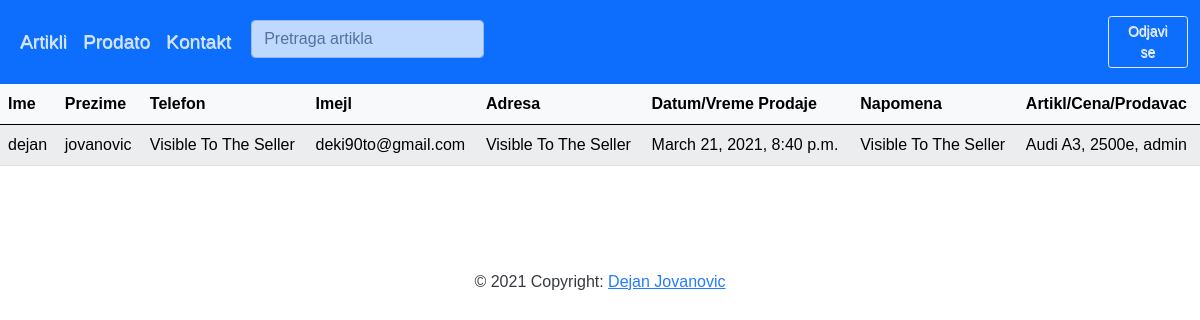
Screenshot of /buyer/ (signed in) with the database file from the repository.
### shop_app/models.py (models this page shows, shortened)
class Buyer(models.Model):
    first_name =    models.CharField(max_length=200)
    last_name =     models.CharField(max_length=200)
    email =         models.EmailField()
    phone =         models.CharField(max_length=20)
    address =       models.TextField(max_length=100)
    note =          models.TextField(max_length=300, blank=True, null=True)
    date_buyed =    models.DateTimeField(auto_now_add=True)
    buyed_item =    models.OneToOneField('ProductName', on_delete=models.SET_NULL, null=True, blank=False)
    class Meta:
        ordering = ['-date_buyed']

class ProductName(models.Model):
    user =                  models.ForeignKey(User, on_delete=models.CASCADE)
    id =                    models.UUIDField(primary_key=True, default=uuid.uuid4)
    product_name =          models.CharField(max_length=200)
    product_description =   models.TextField(max_length=500)
    date_posted =           models.DateTimeField(auto_now_add=True)
    ad_image =              ResizedImageField(size=[200,110], quality=100, upload_to='pictures', blank=True, null=True)
    product_picture_1 =     ResizedImageField(quality=100, upload_to='pictures', blank=True, null=True)
    product_picture_2 =     ResizedImageField(quality=100, upload_to='pictures', blank=True, null=True)
    product_picture_3 =     ResizedImageField(quality=100, upload_to='pictures', blank=True, null=True)
    product_picture_4 =     ResizedImageField(quality=100, upload_to='pictures', blank=True, null=True)
    product_picture_5 =     ResizedImageField(quality=100, upload_to='pictures', blank=True, null=True)
    product_picture_6 =     ResizedImageField(quality=100, upload_to='pictures', blank=True, null=True)
    product_price =         models.IntegerField(default='0', null=True, blank=False)
    phone =                 models.CharField(max_length=20)
    product_brand =         models.ForeignKey('Brand', on_delete=models.CASCADE, blank=True, null=True)
    def __str__(self):
        return (f'{self.product_name}, {self.product_price}e, {self.user}')
    class Meta:
        ordering = ['-date_posted']

### shop_app/views.py (the view)
# urls.py: path('buyer/', views.BuyerListView.as_view(), name='buyer'),
class BuyerListView(generic.ListView):
    model = Buyer
    template_name = 'buyer_list.html'

### shop_app/templates/buyer_list.html
{% extends 'base.html' %}
{% block content %}
{% if user.is_authenticated %}
<table class="table table-light table-striped table-hover">
    <thead class="thead-dark">
        <tr>
            <th scope="col"> Ime </th>
            <th scope="col"> Prezime </th>
            <th scope="col"> Telefon </th>
            <th scope="col"> Imejl </th>
            <th scope="col"> Adresa </th>
            <th scope="col"> Datum/Vreme Prodaje</th>
            <th scope="col"> Napomena </th>
            <th scope="col"> Artikl/Cena/Prodavac </th>
        </tr>
    </thead>
    <tbody>
    {% for page in buyer_list %}
        <tr>
            <td>{{ page.first_name }}</td>
            <td>{{ page.last_name }}</td>
            <td>Visible To The Seller</td>
            <td>{{ page.email }}</td>
            <td>Visible To The Seller</td>
            <td>{{ page.date_buyed }}</td>
            <td>Visible To The Seller</td>
            <td>{{ page.buyed_item }}</td>
        </tr>
    {% endfor %}
    </tbody>
</table>
{% endif %}
{% endblock %}

### shop_app/static/shop_app/css/styles.css (style rules this page uses)
body { background-color: white; padding: 0px; font-family: Arial, Helvetica, sans-serif; }

### rows the page displays
Buyer: first_name "dejan", last_name "jovanovic", email "deki90to@gmail.com", date_buyed "March 21, 2021, 8:40 p.m.", buyed_item "Audi A3, 2500e, admin"
